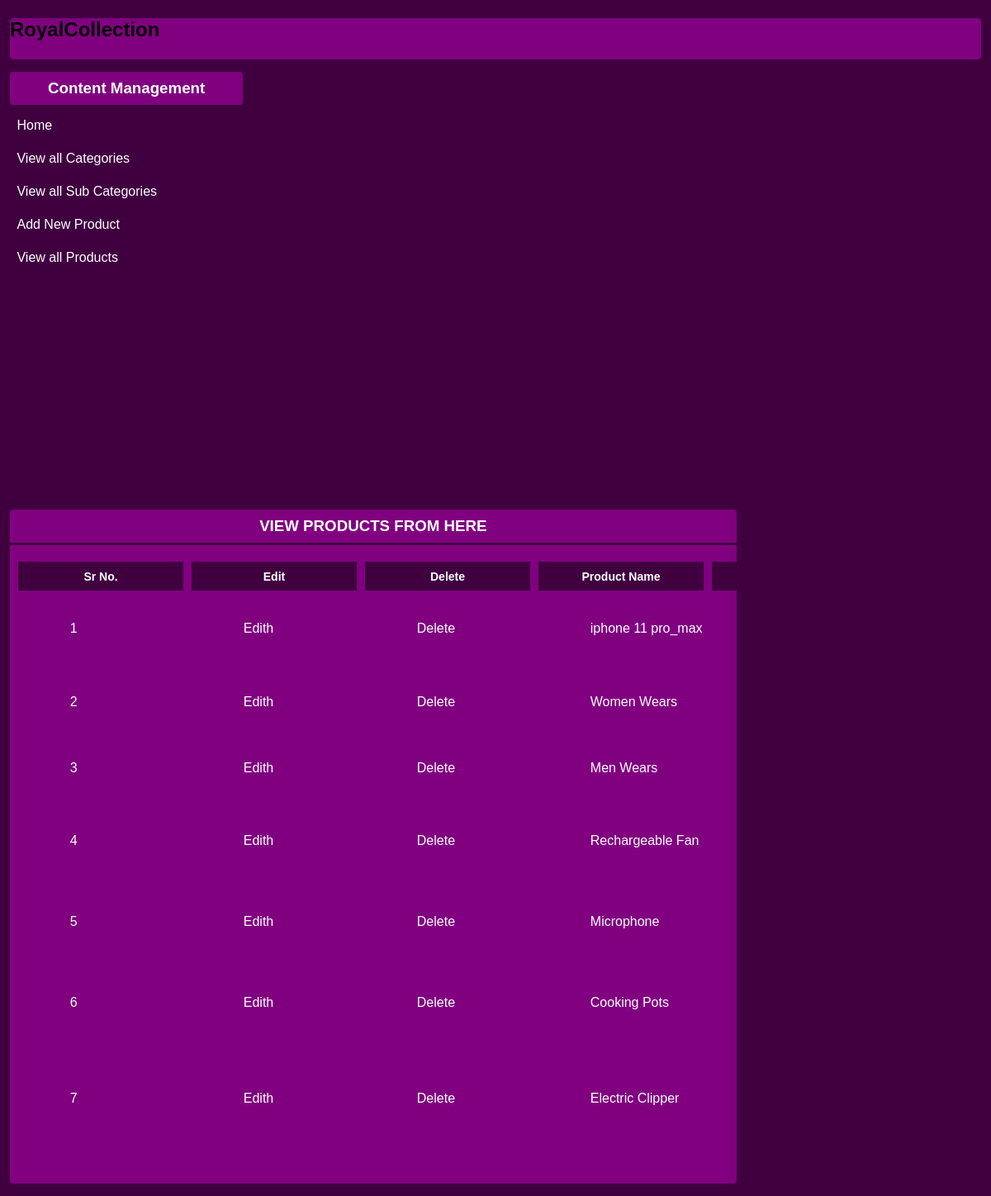
Page /admin/index.php?view_product on the committed database.
### tables this page shows
CREATE TABLE `product` (
  `pro_id` int(10) NOT NULL,
  `pro_name` text NOT NULL,
  `cat_id` int(10) NOT NULL,
  `sub_cat_id` int(10) NOT NULL,
  `pro_img1` text NOT NULL,
  `pro_img2` text NOT NULL,
  `pro_img3` text NOT NULL,
  `pro_img4` text NOT NULL,
  `pro_feature1` text NOT NULL,
  `pro_feature2` text NOT NULL,
  `pro_feature3` text NOT NULL,
  `pro_feature4` text NOT NULL,
  `pro_feature5` text NOT NULL,
  `pro_price` text NOT NULL,
  `pro_model` text NOT NULL,
  `pro_warranty` text NOT NULL,
  `pro_keyword` text NOT NULL,
  `pro_added_date` timestamp NOT NULL DEFAULT current_timestamp() ON UPDATE current_timestamp()
);

### admin/inc/function.php (the view, shortened to what this page needs)
<?php
    function view_product () {
        include("inc/db.php");
        $fetch_pro = $con -> prepare ("select * from product");
        $fetch_pro -> setFetchMode (PDO :: FETCH_ASSOC);
        $fetch_pro -> execute();
        $i = 1;
        while ($row = $fetch_pro -> fetch()) :
            echo"<tr>
                    <td>".$i++."</td>
                    <td><a href='index.php?edit_pro=".$row['pro_id']."'>Edith</td></td>
                    <td><a href='delete_cat.php?delete_pro=".$row['pro_id']."'>Delete</td></td>
                    <td  style='min-width: 200px;'>".$row['pro_name']."</td>
                    <td style='min-width: 200px;'>
                        <img src='../img/pro_imgs/".$row['pro_img1']."' />
                        <img src='../img/pro_imgs/".$row['pro_img2']."' />
                        <img src='../img/pro_imgs/".$row['pro_img3']."' />
                        <img src='../img/pro_imgs/".$row['pro_img4']."' />
                    </td>
                    <td>".$row['pro_feature1']."</td>
                    <td>".$row['pro_feature2']."</td>
                    <td>".$row['pro_feature3']."</td>
                    <td>".$row['pro_feature4']."</td>
                    <td>".$row['pro_feature5']."</td>
                    <td>".$row['pro_price']."</td>
                    <td>".$row['pro_model']."</td>
                    <td>".$row['pro_warranty']."</td>
                    <td >".$row['pro_keyword']."</td>
                    <td  style='min-width: 200px;'>".$row['pro_added_date']."</td>
                </tr>";
        endwhile;
    }
?>

### admin/css/main.css (style rules this page uses)
:root { --primary-color: #800080; --secondary-color: #400040; --tertiary-color: #3b004093; }
*, *::after, *::before { padding: 0; margin: 0; font-family: Verdana, Geneva, sans-serif; }
body { padding: 1%; box-sizing: border-box !important; background: var(--secondary-color); }
#bodyright form table tr td { color: #fff; width: 45%; height: 35px; padding-left: 2%; }
#bodyright form table tr td a { color: #fff; text-decoration: none; }
.scroll form table tr td { min-width: 200px; height: 35px; padding: 0% 0% .5% 2%; margin: 0px 0px 4px 0px !important; }

### rows in the picture
product: pro_name "iphone 11 pro_max"
product: pro_name "Women Wears"
product: pro_name "Men Wears"
product: pro_name "Rechargeable Fan"
product: pro_name "Microphone"
product: pro_name "Cooking Pots"
product: pro_name "Electric Clipper"
